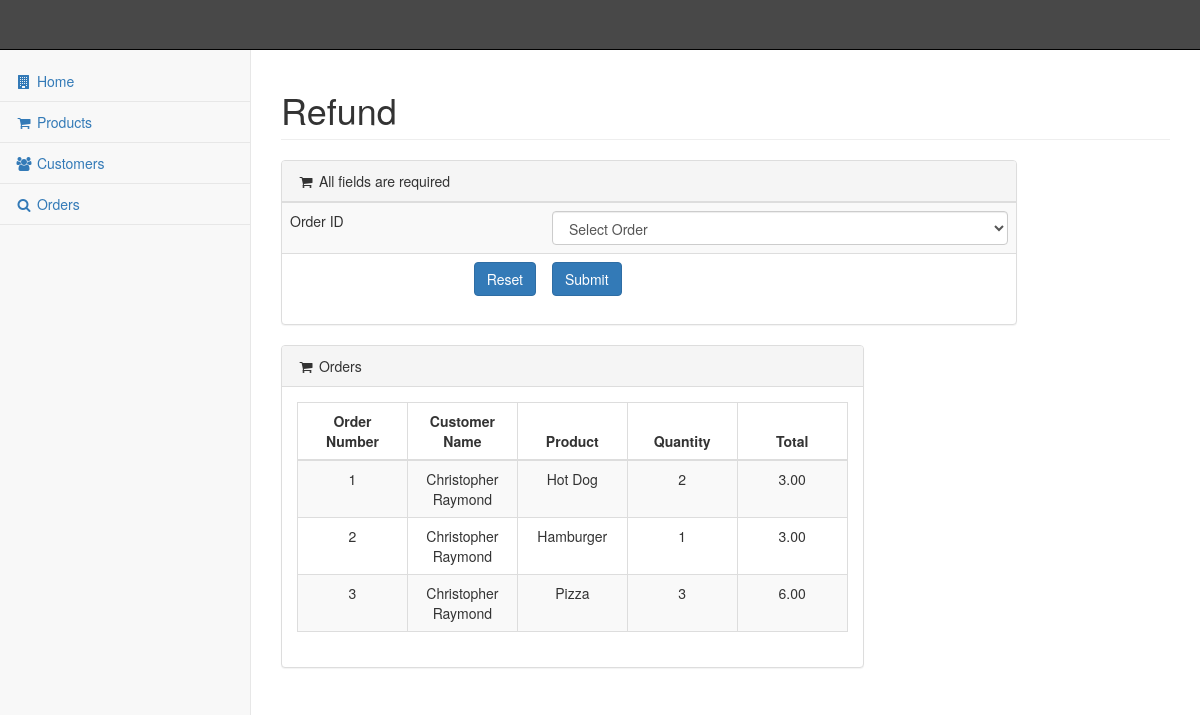
The page /pages/delOrder.php on the database its author committed.
### tables this page shows
CREATE TABLE IF NOT EXISTS `order` (
  `PRODUCT_ID` int NOT NULL,
  `CUST_IDNO` int NOT NULL,
  `QUANTITY` int NOT NULL,
  `PRICE_EACH` varchar(10) NOT NULL,
  `TOTAL_PAID` varchar(10) NOT NULL,
  `ORDER_NUM` int NOT NULL AUTO_INCREMENT,
  PRIMARY KEY (`ORDER_NUM`),
  KEY `CUST_IDNO` (`CUST_IDNO`),
  KEY `PRODUCT_ID` (`PRODUCT_ID`)
);

CREATE TABLE IF NOT EXISTS `customer` (
  `NAME` varchar(254) NOT NULL,
  `PHONENO` varchar(12) NOT NULL,
  `ADDRESS` varchar(256) NOT NULL,
  `EMAIL` varchar(100) NOT NULL,
  `USERNAME` varchar(12) NOT NULL,
  `PASSWORD` varchar(12) NOT NULL,
  `CREATEDDATE` datetime NOT NULL,
  `IDNUMBER` int NOT NULL AUTO_INCREMENT,
  PRIMARY KEY (`IDNUMBER`),
  UNIQUE KEY `EMAIL_UNIQUE` (`EMAIL`)
);

CREATE TABLE IF NOT EXISTS `product` (
  `PRODUCT_ID` int NOT NULL AUTO_INCREMENT,
  `DESCRIPTION` varchar(256) NOT NULL,
  `TYPE` enum('APPETIZER','SALAD','BEVERAGE','MAINDISH','DESSERT') NOT NULL,
  `QUANTITY` int NOT NULL,
  `COST` varchar(10) NOT NULL,
  `PRODUCT_IMAGE` varchar(256) NOT NULL,
  PRIMARY KEY (`PRODUCT_ID`)
);

### pages/delOrder.php (the view, shortened to what this page needs)
<?php include_once ($_SERVER ['DOCUMENT_ROOT'] . '/pages/header.php'); ?>
<body>
    <div id="page-wrapper">
        <div class="row">
            <div class="col-lg-12">
                <h1 class="page-header">Refund</h1>
            </div>
        </div>
        <div class="row">
            <div class="col-lg-10">
                <div class="panel panel-default">
                    <div class="panel-heading">
                        <i class="fa fa-shopping-cart fa-fw"></i> All fields are required
                    </div>
                    <form name="order" method= "POST"  action="/pages/removeOrder.php" onsubmit="return validateForm();">
                        <table class="table table-striped">
                            <tr>
                                <td>Order ID</td>
                                <td>
	                                <select class="form-control" id="order" name="order">
									<?php
										echo "<option value=\"\" > Select Order</option>";
									?>
									</select>
                                </td>
                            </tr>
                            <tr>
                                <td><input class="btn btn-primary pull-right" type="reset" value="Reset"></td>
                                <td><input class="btn btn-primary" type="submit" value="Submit"></td>
                            </tr>
                        </table>
                    </form>
                </div>
            </div>
            <div class="col-lg-8">
            <div class="panel panel-default">
				<div class="panel-heading">
					<i class="fa fa-shopping-cart fa-fw"></i> Orders
				</div>
				<div class="panel-body">
                    <table id="customers" class="table table-striped table-bordered"><?php
							$query = "SELECT O.ORDER_NUM AS ORDER_NUM, C.NAME AS NAME, P.DESCRIPTION AS DESCRIPTION, O.QUANTITY AS QUANTITY, O.TOTAL_PAID AS TOTAL_PAID
								FROM `ORDER` O
								LEFT OUTER JOIN PRODUCT P ON O.PRODUCT_ID = P.PRODUCT_ID
								LEFT OUTER JOIN CUSTOMER C ON O.CUST_IDNO = C.IDNUMBER
								ORDER BY O.ORDER_NUM ASC";
							$result = $mysqli->query($query);
				            echo "<thead>";
					        	echo "<th style='text-align:center' width=\"" . 100/mysqli_num_fields($result) . "%\">Order Number</th>";
	            				echo "<th style='text-align:center' width=\"" . 100/mysqli_num_fields($result) . "%\">Customer Name</th>";
	            				echo "<th style='text-align:center' width=\"" . 100/mysqli_num_fields($result) . "%\">Product</th>";
	            				echo "<th style='text-align:center' width=\"" . 100/mysqli_num_fields($result) . "%\">Quantity</th>";
	            				echo "<th style='text-align:center' width=\"" . 100/mysqli_num_fields($result) . "%\">Total</th>";
				            echo "</thead>";
				            echo "<tbody>";
				            	while($row = mysqli_fetch_array($result)){
				                  	echo "<tr>";
				                  	echo "<td align='center'>" . $row['ORDER_NUM'] . "</td>";
            			      		echo "<td align='center'>" . $row['NAME'] . "</td>";
            			      		echo "<td align='center'>" . $row['DESCRIPTION'] . "</td>";
            			      		echo "<td align='center'>" . $row['QUANTITY'] . "</td>";
            			      		echo "<td align='center'>" . $row['TOTAL_PAID'] . "</td>";
            			      		echo "</tr>";
				            	}
			            	?>
			            </tbody>
					</table>
                </div>
			</div>
		</div>
        </div>
    </div>
</body>
<?php
    include_once ($_SERVER ['DOCUMENT_ROOT'] . '/pages/footer.php');
    ?>

### rows shown on the page
order: ORDER_NUM "1", customer.NAME "Christopher Raymond", PRODUCT_ID.DESCRIPTION "Hot Dog", QUANTITY "2", TOTAL_PAID "3.00"
order: ORDER_NUM "2", customer.NAME "Christopher Raymond", PRODUCT_ID.DESCRIPTION "Hamburger", QUANTITY "1", TOTAL_PAID "3.00"
order: ORDER_NUM "3", customer.NAME "Christopher Raymond", PRODUCT_ID.DESCRIPTION "Pizza", QUANTITY "3", TOTAL_PAID "6.00"
